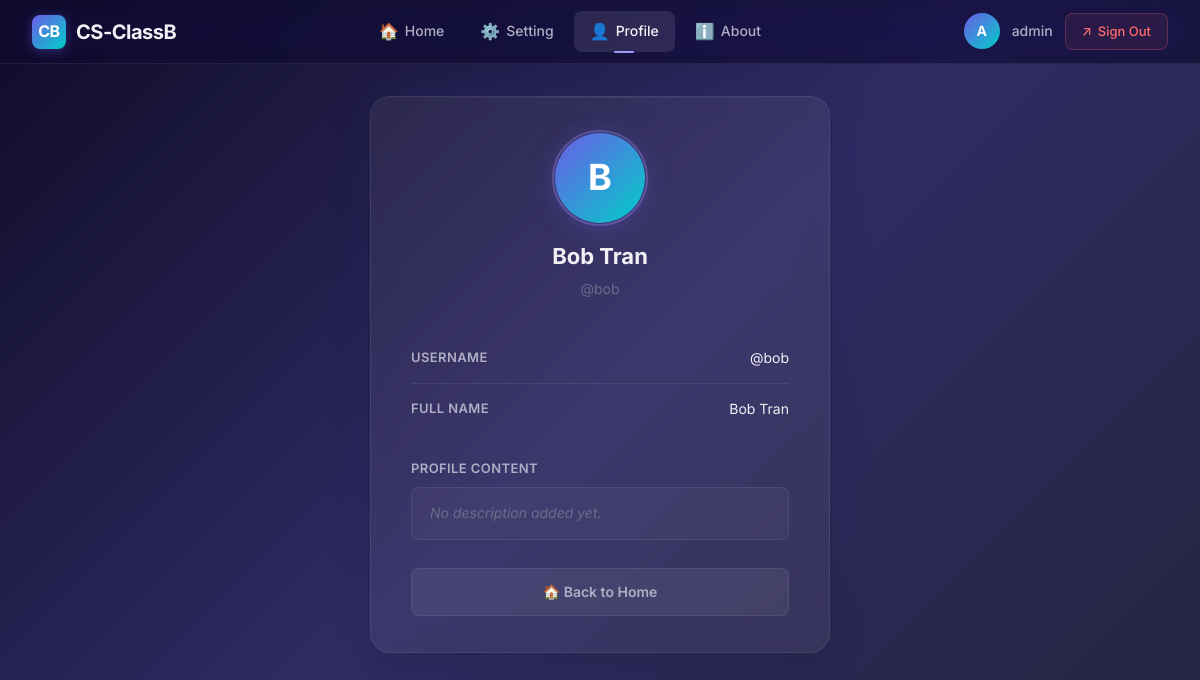
Screenshot of /profile.php?owner=bob (signed in) with the database file from the repository.
### tables this page shows
CREATE TABLE IF NOT EXISTS account (
  id          INT AUTO_INCREMENT PRIMARY KEY,
  username    VARCHAR(50)  NOT NULL UNIQUE,
  fullname    VARCHAR(100) NOT NULL,
  password    VARCHAR(255) NOT NULL,
  description TEXT         DEFAULT NULL
);

### profile.php (the view, shortened to what this page needs)
<?php
require_once __DIR__ . '/includes/db.php';
$profileUser  = null;
try {
    if (isset($_GET['owner']) && trim($_GET['owner']) !== '') {
        $ownerUsername = trim($_GET['owner']);
        $stmt = $conn->prepare(
            "SELECT id, username, fullname, description FROM account WHERE username = ? LIMIT 1"
        );
        $stmt->bind_param("s", $ownerUsername);
        $stmt->execute();
        $result = $stmt->get_result();
        $profileUser = $result->fetch_assoc();
    }
} catch (Exception $e) {
    $dbError = $e->getMessage();
}
?>
<!DOCTYPE html>
<html lang="en">
<head>
  <link rel="stylesheet" href="style.css" />
</head>
<body>
  <?php include __DIR__ . '/includes/menubar.php'; ?>
  <main class="page-content">
    <div class="card card-centered" style="animation: fadeInUp 0.5s ease;">
      <?php if (!empty($notFound)): ?>
        <div style="text-align:center; padding:40px 0;">
          <div style="font-size:48px; margin-bottom:16px;">🔍</div>
          <h2 style="margin-bottom:8px;">User Not Found</h2>
          <p style="color:var(--text-muted);">
            The user "<strong><?php echo htmlspecialchars($ownerUsername); ?></strong>" does not exist.
          </p>
          <a href="index.php" class="btn btn-secondary" style="margin-top:20px;">← Back to Home</a>
        </div>
      <?php else: ?>
        <div class="profile-hero">
          <div class="profile-avatar-lg">
            <?php echo strtoupper(substr($profileUser['username'], 0, 1)); ?>
          </div>
          <h2><?php echo htmlspecialchars($profileUser['fullname']); ?></h2>
          <div class="profile-username">@<?php echo htmlspecialchars($profileUser['username']); ?></div>
        </div>
        <div class="info-table">
          <div class="info-row">
            <span class="info-label">Username</span>
            <span class="info-value">@<?php echo htmlspecialchars($profileUser['username']); ?></span>
          </div>
          <div class="info-row">
            <span class="info-label">Full Name</span>
            <span class="info-value"><?php echo htmlspecialchars($profileUser['fullname']); ?></span>
          </div>
        </div>
        <div class="description-section">
          <div class="description-label">Profile Content</div>
          <?php if (!empty($profileUser['description'])): ?>
            <div class="description-box"><?php echo htmlspecialchars($profileUser['description']); ?></div>
          <?php else: ?>
            <div class="description-box empty">No description added yet.</div>
          <?php endif; ?>
        </div>
        <div class="profile-actions">
          <a href="index.php" class="btn btn-secondary">🏠 Back to Home</a>
        </div>
      <?php endif; ?>
    </div>
  </main>
</body>
</html>

### style.css (style rules this page uses)
*, *::before, *::after { box-sizing: border-box; margin: 0; padding: 0; }
:root { --primary: #6c5ce7; --primary-dark: #5a4bd1; --primary-light: #a29bfe; --accent: #00cec9; --accent-dark: #00b5b1; --bg-gradient-start: #0f0c29; --bg-gradient-mid: #302b63; --bg-gradient-end: #24243e; --surface: rgba(255, 255, 255, 0.06); --surface-solid: #1e1b3a; --surface-hover: rgba(255, 255, 255, 0.1); --text-primary: #f0f0f5; --text-secondary: #b0aec5; --text-muted: #6e6b8a; --border: rgba(255, 255, 255, 0.08); --border-focus: var(--primary-light); --danger: #ff6b6b; --success: #00b894; --warning: #fdcb6e; --radius-sm: 8px; --radius-md: 12px; --radius-lg: 20px; --radius-xl: 28px; --shadow-sm: 0 2px 8px rgba(0, 0, 0, 0.15); --shadow-md: 0 8px 32px rgba(0, 0, 0, 0.25); --shadow-lg: 0 16px 48px rgba(0, 0, 0, 0.35); --shadow-glow: 0 0 40px rgba(108, 92, 231, 0.15); --transition: 0.3s cubic-bezier(0.4, 0, 0.2, 1); --transition-fast: 0.15s ease; }
html { scroll-behavior: smooth; }
body { font-family: 'Inter', -apple-system, BlinkMacSystemFont, sans-serif; background: linear-gradient(135deg, var(--bg-gradient-start), var(--bg-gradient-mid), var(--bg-gradient-end)); color: var(--text-primary); min-height: 100vh; line-height: 1.6; -webkit-font-smoothing: antialiased; -moz-osx-font-smoothing: grayscale; }
a { text-decoration: none; color: inherit; transition: var(--transition); }
.page-content { padding-top: 96px; padding-bottom: 48px; min-height: 100vh; }
.card { background: var(--surface); border: 1px solid var(--border); border-radius: var(--radius-lg); padding: 36px 40px; backdrop-filter: blur(12px); box-shadow: var(--shadow-md), var(--shadow-glow); transition: var(--transition); position: relative; overflow: hidden; }
.card::before { content: ''; position: absolute; top: 0; left: 0; right: 0; height: 1px; background: linear-gradient(90deg, transparent, rgba(255,255,255,0.08), transparent); }
.card-centered { max-width: 460px; margin: 0 auto; }
.btn { display: inline-flex; align-items: center; justify-content: center; gap: 8px; padding: 12px 24px; border: none; border-radius: var(--radius-sm); font-family: inherit; font-size: 14px; font-weight: 600; cursor: pointer; transition: var(--transition); outline: none; text-decoration: none; }
.btn-secondary { background: var(--surface); color: var(--text-secondary); border: 1px solid var(--border); }
.profile-hero { text-align: center; margin-bottom: 32px; }
.profile-avatar-lg { width: 90px; height: 90px; border-radius: 50%; background: linear-gradient(135deg, var(--primary), var(--accent)); color: #fff; display: flex; align-items: center; justify-content: center; font-size: 36px; font-weight: 700; margin: 0 auto 16px; text-transform: uppercase; box-shadow: 0 4px 24px rgba(108, 92, 231, 0.35); position: relative; }
.profile-avatar-lg::after { content: ''; position: absolute; inset: -3px; border-radius: 50%; border: 2px solid rgba(162, 155, 254, 0.3); }
.profile-hero h2 { font-size: 22px; font-weight: 700; margin-bottom: 4px; }
.profile-hero .profile-username { color: var(--text-muted); font-size: 14px; }
.info-table { width: 100%; }
.info-row { display: flex; justify-content: space-between; align-items: flex-start; padding: 14px 0; border-bottom: 1px solid var(--border); }
.info-row:last-of-type { border-bottom: none; }
.info-label { font-weight: 600; color: var(--text-secondary); font-size: 13px; text-transform: uppercase; letter-spacing: 0.4px; min-width: 110px; }
.info-value { color: var(--text-primary); font-size: 14px; text-align: right; word-break: break-word; max-width: 260px; }
.description-section { margin-top: 24px; }
.description-label { font-weight: 600; color: var(--text-secondary); font-size: 13px; text-transform: uppercase; letter-spacing: 0.4px; margin-bottom: 8px; }
.description-box { background: rgba(255, 255, 255, 0.03); border: 1px solid var(--border); padding: 14px 18px; border-radius: var(--radius-sm); color: var(--text-primary); font-size: 14px; line-height: 1.6; white-space: pre-wrap; }
.description-box.empty { color: var(--text-muted); font-style: italic; }
.profile-actions { display: flex; gap: 12px; margin-top: 28px; flex-wrap: wrap; }
.profile-actions .btn { flex: 1; min-width: 140px; }

### rows the page displays
account: username "B", fullname "Bob Tran", username "bob"

### other values shown
substr($_SESSION['username'] ?? '?', 0, 1) "A"
$_SESSION['username'] "admin"
